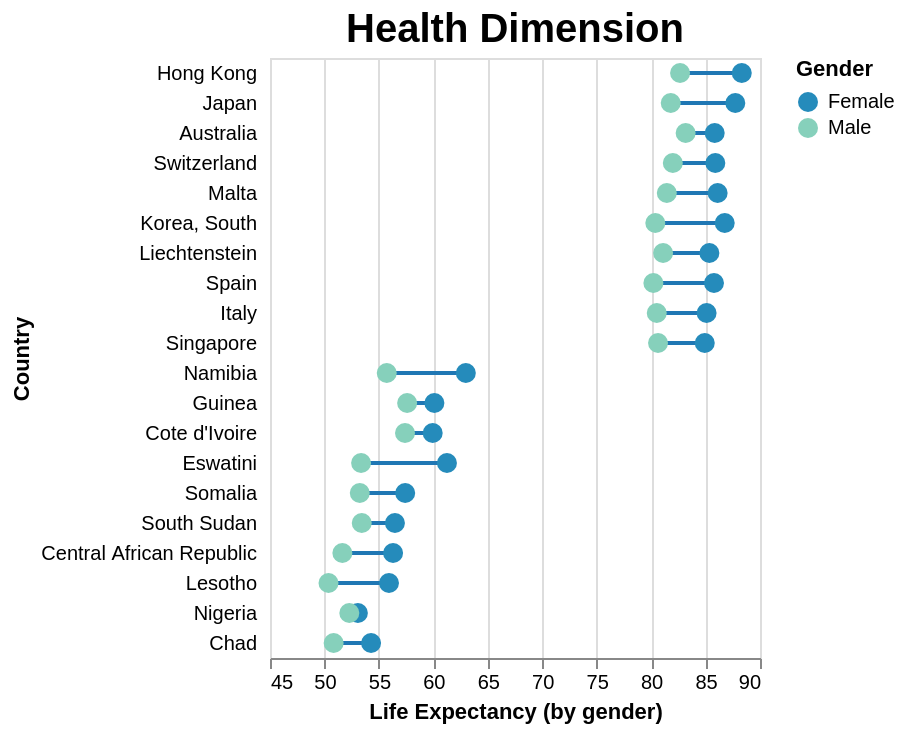

Describe this chart as a Vega-Lite specification.
### Vega-Lite specification from a JSON file in a GitHub repository (floating-point values rounded to 4 significant figures)
{"$schema": "https://vega.github.io/schema/vega-lite/v5.json", "width": 245, "height": 300, "title": {"text": "Health Dimension", "fontSize": 20}, "data": {"values": [{"Country": "Hong Kong", "Life expectancy": 88.33, "Gender": "Female"}, {"Country": "Hong Kong", "Life expectancy": 82.66, "Gender": "Male"}, {"Country": "Australia", "Life expectancy": 85.84, "Gender": "Female"}, {"Country": "Australia", "Life expectancy": 83.17, "Gender": "Male"}, {"Country": "Central African Republic", "Life expectancy": 56.3, "Gender": "Female"}, {"Country": "Central African Republic", "Life expectancy": 51.65, "Gender": "Male"}, {"Country": "Chad", "Life expectancy": 54.28, "Gender": "Female"}, {"Country": "Chad", "Life expectancy": 50.84, "Gender": "Male"}, {"Country": "Cote d'Ivoire", "Life expectancy": 59.94, "Gender": "Female"}, {"Country": "Cote d'Ivoire", "Life expectancy": 57.4, "Gender": "Male"}, {"Country": "Eswatini", "Life expectancy": 61.25, "Gender": "Female"}, {"Country": "Eswatini", "Life expectancy": 53.37, "Gender": "Male"}, {"Country": "Guinea", "Life expectancy": 60.1, "Gender": "Female"}, {"Country": "Guinea", "Life expectancy": 57.59, "Gender": "Male"}, {"Country": "Italy", "Life expectancy": 85.1, "Gender": "Female"}, {"Country": "Italy", "Life expectancy": 80.52, "Gender": "Male"}, {"Country": "Japan", "Life expectancy": 87.73, "Gender": "Female"}, {"Country": "Japan", "Life expectancy": 81.8, "Gender": "Male"}, {"Country": "Korea, South", "Life expectancy": 86.76, "Gender": "Female"}, {"Country": "Korea, South", "Life expectancy": 80.39, "Gender": "Male"}, {"Country": "Lesotho", "Life expectancy": 55.93, "Gender": "Female"}, {"Country": "Lesotho", "Life expectancy": 50.37, "Gender": "Male"}, {"Country": "Liechtenstein", "Life expectancy": 85.35, "Gender": "Female"}, {"Country": "Liechtenstein", "Life expectancy": 81.1, "Gender": "Male"}, {"Country": "Malta", "Life expectancy": 86.11, "Gender": "Female"}, {"Country": "Malta", "Life expectancy": 81.44, "Gender": "Male"}, {"Country": "Namibia", "Life expectancy": 62.98, "Gender": "Female"}, {"Country": "Namibia", "Life expectancy": 55.72, "Gender": "Male"}, {"Country": "Nigeria", "Life expectancy": 53.07, "Gender": "Female"}, {"Country": "Nigeria", "Life expectancy": 52.28, "Gender": "Male"}, {"Country": "Singapore", "Life expectancy": 84.93, "Gender": "Female"}, {"Country": "Singapore", "Life expectancy": 80.64, "Gender": "Male"}, {"Country": "Somalia", "Life expectancy": 57.41, "Gender": "Female"}, {"Country": "Somalia", "Life expectancy": 53.25, "Gender": "Male"}, {"Country": "South Sudan", "Life expectancy": 56.47, "Gender": "Female"}, {"Country": "South Sudan", "Life expectancy": 53.43, "Gender": "Male"}, {"Country": "Spain", "Life expectancy": 85.77, "Gender": "Female"}, {"Country": "Spain", "Life expectancy": 80.21, "Gender": "Male"}, {"Country": "Switzerland", "Life expectancy": 85.9, "Gender": "Female"}, {"Country": "Switzerland", "Life expectancy": 82.0, "Gender": "Male"}]}, "encoding": {"x": {"field": "Life expectancy", "type": "quantitative", "title": "Life Expectancy (by gender)", "scale": {"domain": [45, 90]}}, "y": {"field": "Country", "type": "nominal", "title": "Country", "axis": {"offset": 5, "ticks": false, "minExtent": 70, "domain": false}, "sort": {"field": "Life expectancy", "order": "descending", "op": "average", "aggregate": "mean"}}, "color": {"field": "Gender", "type": "nominal", "scale": {"domain": ["Female", "Male"], "range": ["#e6959c", "#911a24"]}, "title": "Gender"}}, "layer": [{"mark": "line", "encoding": {"detail": {"field": "Country", "type": "nominal"}, "color": {"value": "#1f77b4"}}}, {"mark": {"type": "point", "filled": true}, "encoding": {"color": {"field": "Gender", "type": "nominal", "scale": {"scheme": "yellowgreenblue", "reverse": true}, "title": "Gender"}, "size": {"value": 100}, "opacity": {"value": 1}}}]}
